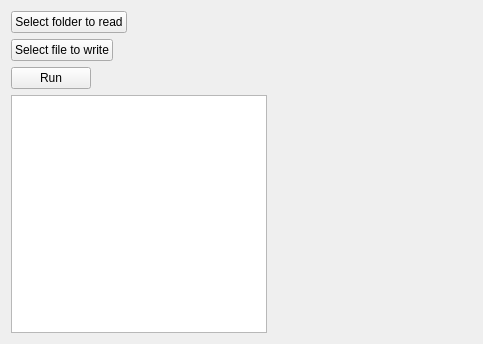
<?xml version="1.0" encoding="UTF-8"?>
<ui version="4.0">
 <class>Form</class>
 <widget class="QWidget" name="Form">
  <property name="geometry">
   <rect>
    <x>0</x>
    <y>0</y>
    <width>483</width>
    <height>344</height>
   </rect>
  </property>
  <property name="windowTitle">
   <string>Form</string>
  </property>
  <layout class="QFormLayout" name="formLayout">
   <item row="3" column="0">
    <widget class="QListWidget" name="listWidget"/>
   </item>
   <item row="0" column="0">
    <widget class="QPushButton" name="folder_button">
     <property name="text">
      <string>Select folder to read</string>
     </property>
    </widget>
   </item>
   <item row="0" column="1">
    <widget class="QLabel" name="folder_label">
     <property name="text">
      <string/>
     </property>
    </widget>
   </item>
   <item row="1" column="0">
    <widget class="QPushButton" name="file_button">
     <property name="text">
      <string>Select file to write</string>
     </property>
    </widget>
   </item>
   <item row="2" column="0">
    <widget class="QPushButton" name="run_button">
     <property name="text">
      <string>Run</string>
     </property>
    </widget>
   </item>
   <item row="1" column="1">
    <widget class="QLabel" name="file_label">
     <property name="text">
      <string/>
     </property>
    </widget>
   </item>
  </layout>
 </widget>
 <resources/>
 <connections/>
</ui>
